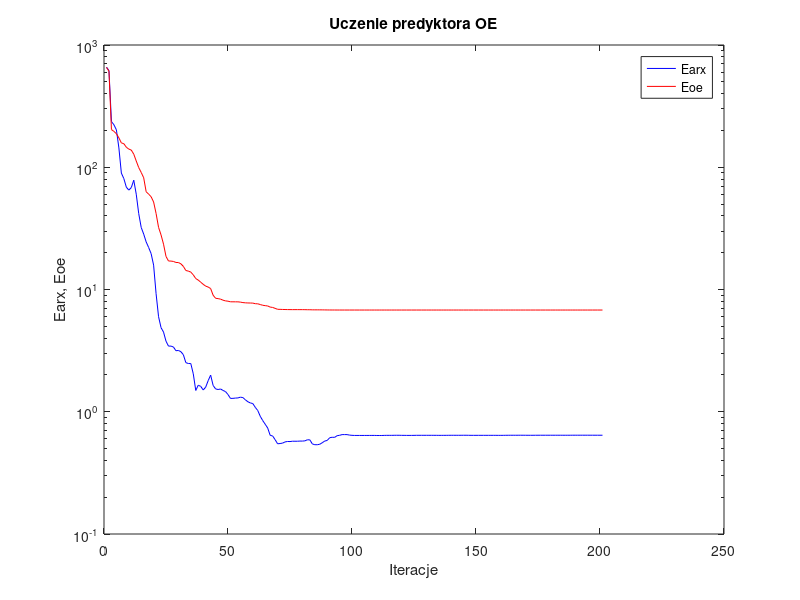
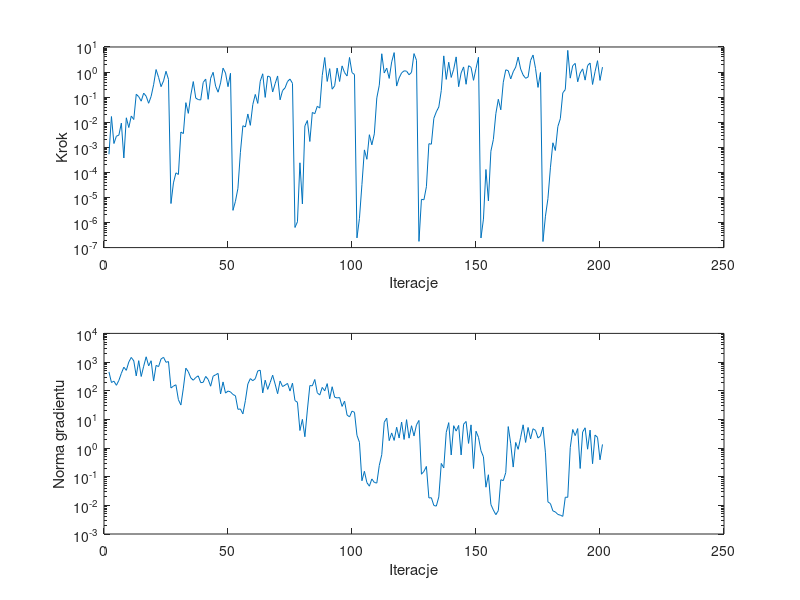

MATLAB code to generate these figures, in order:
%uczenie predyktora oe
clear all;
n=0; farx(n+1)=6.587359e+002; foe(n+1)=6.555706e+002; wspucz(n+1)=0.000000e+000; ng(n+1)=0.000000e+000;
%odnowa zmiennej metryki
n=1; farx(n+1)=6.183399e+002; foe(n+1)=6.109172e+002; krok(n+1)=5.276810e-004; ng(n+1)=4.532090e+002;
n=2; farx(n+1)=2.364244e+002; foe(n+1)=2.032975e+002; krok(n+1)=1.684825e-002; ng(n+1)=1.938887e+002;
n=3; farx(n+1)=2.226879e+002; foe(n+1)=1.964860e+002; krok(n+1)=1.413789e-003; ng(n+1)=2.147682e+002;
n=4; farx(n+1)=2.021123e+002; foe(n+1)=1.881003e+002; krok(n+1)=2.774090e-003; ng(n+1)=1.545376e+002;
n=5; farx(n+1)=1.439754e+002; foe(n+1)=1.740101e+002; krok(n+1)=3.065383e-003; ng(n+1)=2.301518e+002;
n=6; farx(n+1)=8.957232e+001; foe(n+1)=1.581653e+002; krok(n+1)=9.195867e-003; ng(n+1)=4.051661e+002;
n=7; farx(n+1)=8.075630e+001; foe(n+1)=1.558583e+002; krok(n+1)=3.748417e-004; ng(n+1)=6.622458e+002;
n=8; farx(n+1)=6.875061e+001; foe(n+1)=1.457686e+002; krok(n+1)=1.501192e-002; ng(n+1)=5.138192e+002;
n=9; farx(n+1)=6.500909e+001; foe(n+1)=1.407868e+002; krok(n+1)=6.130766e-003; ng(n+1)=1.005633e+003;
n=10; farx(n+1)=6.815890e+001; foe(n+1)=1.382340e+002; krok(n+1)=1.767909e-002; ng(n+1)=1.450922e+003;
n=11; farx(n+1)=7.835559e+001; foe(n+1)=1.279414e+002; krok(n+1)=1.280590e-002; ng(n+1)=1.102120e+003;
n=12; farx(n+1)=6.020537e+001; foe(n+1)=1.124912e+002; krok(n+1)=1.300904e-001; ng(n+1)=3.283907e+002;
n=13; farx(n+1)=4.176558e+001; foe(n+1)=9.936126e+001; krok(n+1)=1.044603e-001; ng(n+1)=1.118166e+003;
n=14; farx(n+1)=3.219010e+001; foe(n+1)=9.070202e+001; krok(n+1)=6.900644e-002; ng(n+1)=3.137021e+002;
n=15; farx(n+1)=2.839861e+001; foe(n+1)=8.202242e+001; krok(n+1)=1.447238e-001; ng(n+1)=7.146888e+002;
n=16; farx(n+1)=2.451690e+001; foe(n+1)=6.301379e+001; krok(n+1)=1.090928e-001; ng(n+1)=1.525422e+003;
n=17; farx(n+1)=2.205899e+001; foe(n+1)=6.026263e+001; krok(n+1)=5.695205e-002; ng(n+1)=7.363189e+002;
n=18; farx(n+1)=1.966335e+001; foe(n+1)=5.735664e+001; krok(n+1)=1.072012e-001; ng(n+1)=1.110626e+003;
n=19; farx(n+1)=1.583161e+001; foe(n+1)=5.201614e+001; krok(n+1)=3.106282e-001; ng(n+1)=2.176416e+002;
n=20; farx(n+1)=9.239638e+000; foe(n+1)=4.186721e+001; krok(n+1)=1.261180e+000; ng(n+1)=7.644047e+002;
n=21; farx(n+1)=5.990072e+000; foe(n+1)=3.221978e+001; krok(n+1)=6.183220e-001; ng(n+1)=6.938321e+002;
n=22; farx(n+1)=4.873237e+000; foe(n+1)=2.797319e+001; krok(n+1)=2.615920e-001; ng(n+1)=1.279761e+003;
n=23; farx(n+1)=4.485736e+000; foe(n+1)=2.349122e+001; krok(n+1)=4.429176e-001; ng(n+1)=1.464575e+003;
n=24; farx(n+1)=3.776781e+000; foe(n+1)=1.864786e+001; krok(n+1)=1.075480e+000; ng(n+1)=9.799761e+002;
n=25; farx(n+1)=3.443298e+000; foe(n+1)=1.710796e+001; krok(n+1)=5.107206e-001; ng(n+1)=1.040181e+003;
%odnowa zmiennej metryki
n=26; farx(n+1)=3.445246e+000; foe(n+1)=1.708331e+001; krok(n+1)=5.714341e-006; ng(n+1)=1.243140e+002;
n=27; farx(n+1)=3.385282e+000; foe(n+1)=1.696367e+001; krok(n+1)=3.812652e-005; ng(n+1)=1.447671e+002;
n=28; farx(n+1)=3.156751e+000; foe(n+1)=1.664065e+001; krok(n+1)=9.580102e-005; ng(n+1)=1.609543e+002;
n=29; farx(n+1)=3.172246e+000; foe(n+1)=1.662190e+001; krok(n+1)=8.238644e-005; ng(n+1)=4.859304e+001;
n=30; farx(n+1)=3.100790e+000; foe(n+1)=1.622571e+001; krok(n+1)=4.065324e-003; ng(n+1)=3.165959e+001;
n=31; farx(n+1)=2.927302e+000; foe(n+1)=1.545613e+001; krok(n+1)=3.516052e-003; ng(n+1)=1.235609e+002;
n=32; farx(n+1)=2.521442e+000; foe(n+1)=1.430407e+001; krok(n+1)=6.024636e-002; ng(n+1)=6.136875e+002;
n=33; farx(n+1)=2.481642e+000; foe(n+1)=1.414198e+001; krok(n+1)=2.254527e-002; ng(n+1)=4.590728e+002;
n=34; farx(n+1)=2.479168e+000; foe(n+1)=1.387880e+001; krok(n+1)=1.209148e-001; ng(n+1)=2.793255e+002;
n=35; farx(n+1)=2.042426e+000; foe(n+1)=1.317895e+001; krok(n+1)=4.178411e-001; ng(n+1)=2.321729e+002;
n=36; farx(n+1)=1.493417e+000; foe(n+1)=1.228480e+001; krok(n+1)=9.137743e-002; ng(n+1)=2.895120e+002;
n=37; farx(n+1)=1.647962e+000; foe(n+1)=1.194353e+001; krok(n+1)=8.005809e-002; ng(n+1)=3.300781e+002;
n=38; farx(n+1)=1.613483e+000; foe(n+1)=1.147367e+001; krok(n+1)=7.694633e-002; ng(n+1)=1.909307e+002;
n=39; farx(n+1)=1.507214e+000; foe(n+1)=1.102822e+001; krok(n+1)=3.854790e-001; ng(n+1)=1.964695e+002;
n=40; farx(n+1)=1.588853e+000; foe(n+1)=1.065433e+001; krok(n+1)=5.249576e-001; ng(n+1)=3.153083e+002;
n=41; farx(n+1)=1.796117e+000; foe(n+1)=1.047743e+001; krok(n+1)=8.191626e-002; ng(n+1)=2.474813e+002;
n=42; farx(n+1)=1.994772e+000; foe(n+1)=1.017759e+001; krok(n+1)=5.676809e-001; ng(n+1)=1.435823e+002;
n=43; farx(n+1)=1.641472e+000; foe(n+1)=8.979149e+000; krok(n+1)=9.769152e-001; ng(n+1)=3.206083e+002;
n=44; farx(n+1)=1.537895e+000; foe(n+1)=8.475487e+000; krok(n+1)=2.730638e-001; ng(n+1)=3.589351e+002;
n=45; farx(n+1)=1.520332e+000; foe(n+1)=8.422939e+000; krok(n+1)=1.573255e-001; ng(n+1)=4.009128e+002;
n=46; farx(n+1)=1.535127e+000; foe(n+1)=8.340123e+000; krok(n+1)=3.693268e-001; ng(n+1)=7.731611e+001;
n=47; farx(n+1)=1.493959e+000; foe(n+1)=8.176866e+000; krok(n+1)=1.435731e+000; ng(n+1)=2.025769e+002;
n=48; farx(n+1)=1.461723e+000; foe(n+1)=8.072241e+000; krok(n+1)=9.169512e-001; ng(n+1)=8.247678e+001;
n=49; farx(n+1)=1.382701e+000; foe(n+1)=8.022210e+000; krok(n+1)=2.615920e-001; ng(n+1)=9.743514e+001;
n=50; farx(n+1)=1.285485e+000; foe(n+1)=7.934008e+000; krok(n+1)=8.922169e-001; ng(n+1)=9.105896e+001;
%odnowa zmiennej metryki
n=51; farx(n+1)=1.287151e+000; foe(n+1)=7.931914e+000; krok(n+1)=3.054530e-006; ng(n+1)=7.380414e+001;
n=52; farx(n+1)=1.294181e+000; foe(n+1)=7.927816e+000; krok(n+1)=7.051810e-006; ng(n+1)=6.670307e+001;
n=53; farx(n+1)=1.297219e+000; foe(n+1)=7.926556e+000; krok(n+1)=2.310648e-005; ng(n+1)=2.245190e+001;
n=54; farx(n+1)=1.315818e+000; foe(n+1)=7.884731e+000; krok(n+1)=6.328553e-004; ng(n+1)=2.298663e+001;
n=55; farx(n+1)=1.306136e+000; foe(n+1)=7.817290e+000; krok(n+1)=7.242402e-003; ng(n+1)=1.554445e+001;
n=56; farx(n+1)=1.252878e+000; foe(n+1)=7.780889e+000; krok(n+1)=6.450159e-003; ng(n+1)=4.485921e+001;
n=57; farx(n+1)=1.207436e+000; foe(n+1)=7.761789e+000; krok(n+1)=2.128042e-002; ng(n+1)=1.708339e+002;
n=58; farx(n+1)=1.180823e+000; foe(n+1)=7.753390e+000; krok(n+1)=7.504897e-003; ng(n+1)=2.644118e+002;
n=59; farx(n+1)=1.166856e+000; foe(n+1)=7.740722e+000; krok(n+1)=5.055608e-002; ng(n+1)=2.236209e+002;
n=60; farx(n+1)=1.086601e+000; foe(n+1)=7.654231e+000; krok(n+1)=1.282857e-001; ng(n+1)=2.624219e+002;
n=61; farx(n+1)=1.023441e+000; foe(n+1)=7.636930e+000; krok(n+1)=5.623415e-002; ng(n+1)=4.904160e+002;
n=62; farx(n+1)=9.189489e-001; foe(n+1)=7.533884e+000; krok(n+1)=4.321320e-001; ng(n+1)=5.195016e+002;
n=63; farx(n+1)=8.470534e-001; foe(n+1)=7.430774e+000; krok(n+1)=8.536620e-001; ng(n+1)=8.359010e+001;
n=64; farx(n+1)=7.904554e-001; foe(n+1)=7.378362e+000; krok(n+1)=9.760941e-002; ng(n+1)=2.333224e+002;
n=65; farx(n+1)=7.362009e-001; foe(n+1)=7.333762e+000; krok(n+1)=6.954939e-001; ng(n+1)=1.112435e+002;
n=66; farx(n+1)=6.417286e-001; foe(n+1)=7.180457e+000; krok(n+1)=6.340524e-001; ng(n+1)=1.922799e+002;
n=67; farx(n+1)=6.338106e-001; foe(n+1)=7.134478e+000; krok(n+1)=1.601162e-001; ng(n+1)=3.483300e+002;
n=68; farx(n+1)=5.909826e-001; foe(n+1)=7.009950e+000; krok(n+1)=3.435737e-001; ng(n+1)=1.708143e+002;
n=69; farx(n+1)=5.470092e-001; foe(n+1)=6.887275e+000; krok(n+1)=6.986165e-001; ng(n+1)=7.852967e+001;
n=70; farx(n+1)=5.496609e-001; foe(n+1)=6.880504e+000; krok(n+1)=7.822596e-002; ng(n+1)=2.178463e+002;
n=71; farx(n+1)=5.540643e-001; foe(n+1)=6.866559e+000; krok(n+1)=1.827549e-001; ng(n+1)=1.397216e+002;
n=72; farx(n+1)=5.664581e-001; foe(n+1)=6.858492e+000; krok(n+1)=2.340680e-001; ng(n+1)=1.566367e+002;
n=73; farx(n+1)=5.711232e-001; foe(n+1)=6.851779e+000; krok(n+1)=4.206609e-001; ng(n+1)=1.798337e+002;
n=74; farx(n+1)=5.704120e-001; foe(n+1)=6.847712e+000; krok(n+1)=5.249576e-001; ng(n+1)=9.749616e+001;
n=75; farx(n+1)=5.740148e-001; foe(n+1)=6.845149e+000; krok(n+1)=3.550835e-001; ng(n+1)=1.836665e+002;
%odnowa zmiennej metryki
n=76; farx(n+1)=5.738723e-001; foe(n+1)=6.844982e+000; krok(n+1)=6.343216e-007; ng(n+1)=4.512974e+001;
n=77; farx(n+1)=5.738985e-001; foe(n+1)=6.844812e+000; krok(n+1)=1.068253e-006; ng(n+1)=3.945873e+001;
n=78; farx(n+1)=5.757444e-001; foe(n+1)=6.844275e+000; krok(n+1)=2.405530e-004; ng(n+1)=4.086307e+000;
n=79; farx(n+1)=5.755205e-001; foe(n+1)=6.844195e+000; krok(n+1)=5.519987e-006; ng(n+1)=1.000533e+001;
n=80; farx(n+1)=5.779892e-001; foe(n+1)=6.839573e+000; krok(n+1)=7.117955e-003; ng(n+1)=2.474601e+000;
n=81; farx(n+1)=5.897993e-001; foe(n+1)=6.831581e+000; krok(n+1)=1.167289e-002; ng(n+1)=2.116547e+001;
n=82; farx(n+1)=5.891726e-001; foe(n+1)=6.831021e+000; krok(n+1)=1.704775e-003; ng(n+1)=1.515178e+002;
n=83; farx(n+1)=5.456032e-001; foe(n+1)=6.818858e+000; krok(n+1)=2.452306e-002; ng(n+1)=1.478459e+002;
n=84; farx(n+1)=5.376922e-001; foe(n+1)=6.817502e+000; krok(n+1)=2.191235e-002; ng(n+1)=2.464209e+002;
n=85; farx(n+1)=5.373473e-001; foe(n+1)=6.817369e+000; krok(n+1)=4.321748e-002; ng(n+1)=8.484378e+001;
n=86; farx(n+1)=5.422720e-001; foe(n+1)=6.815862e+000; krok(n+1)=3.670029e-002; ng(n+1)=7.082517e+001;
n=87; farx(n+1)=5.578052e-001; foe(n+1)=6.813800e+000; krok(n+1)=7.310195e-001; ng(n+1)=1.303872e+002;
n=88; farx(n+1)=5.758686e-001; foe(n+1)=6.807844e+000; krok(n+1)=3.798149e+000; ng(n+1)=9.911808e+001;
n=89; farx(n+1)=5.826286e-001; foe(n+1)=6.803868e+000; krok(n+1)=4.228884e-001; ng(n+1)=1.768249e+002;
n=90; farx(n+1)=6.131094e-001; foe(n+1)=6.799406e+000; krok(n+1)=1.371110e+000; ng(n+1)=5.222726e+001;
n=91; farx(n+1)=6.185453e-001; foe(n+1)=6.797928e+000; krok(n+1)=2.079006e-001; ng(n+1)=1.375900e+002;
n=92; farx(n+1)=6.174601e-001; foe(n+1)=6.796968e+000; krok(n+1)=2.833785e-001; ng(n+1)=5.938360e+001;
n=93; farx(n+1)=6.371662e-001; foe(n+1)=6.795009e+000; krok(n+1)=1.445753e+000; ng(n+1)=5.599835e+001;
n=94; farx(n+1)=6.417022e-001; foe(n+1)=6.794662e+000; krok(n+1)=4.213257e-001; ng(n+1)=5.781240e+001;
n=95; farx(n+1)=6.501526e-001; foe(n+1)=6.794058e+000; krok(n+1)=1.762425e+000; ng(n+1)=2.829034e+001;
n=96; farx(n+1)=6.503779e-001; foe(n+1)=6.793898e+000; krok(n+1)=9.528451e-001; ng(n+1)=4.340272e+001;
n=97; farx(n+1)=6.502319e-001; foe(n+1)=6.793770e+000; krok(n+1)=6.954939e-001; ng(n+1)=1.423703e+001;
n=98; farx(n+1)=6.442630e-001; foe(n+1)=6.793535e+000; krok(n+1)=3.830695e+000; ng(n+1)=1.217527e+001;
n=99; farx(n+1)=6.414553e-001; foe(n+1)=6.793428e+000; krok(n+1)=9.526777e-001; ng(n+1)=1.938562e+001;
n=100; farx(n+1)=6.400661e-001; foe(n+1)=6.793380e+000; krok(n+1)=7.970783e-001; ng(n+1)=1.760047e+001;
%odnowa zmiennej metryki
n=101; farx(n+1)=6.400623e-001; foe(n+1)=6.793380e+000; krok(n+1)=2.435870e-007; ng(n+1)=2.777659e+000;
n=102; farx(n+1)=6.400583e-001; foe(n+1)=6.793379e+000; krok(n+1)=1.457081e-006; ng(n+1)=1.585284e+000;
n=103; farx(n+1)=6.400513e-001; foe(n+1)=6.793379e+000; krok(n+1)=3.251553e-005; ng(n+1)=7.205597e-002;
n=104; farx(n+1)=6.400860e-001; foe(n+1)=6.793377e+000; krok(n+1)=7.867177e-004; ng(n+1)=1.543188e-001;
n=105; farx(n+1)=6.401171e-001; foe(n+1)=6.793377e+000; krok(n+1)=3.325065e-004; ng(n+1)=6.233915e-002;
n=106; farx(n+1)=6.402344e-001; foe(n+1)=6.793376e+000; krok(n+1)=3.174920e-003; ng(n+1)=4.667126e-002;
n=107; farx(n+1)=6.403664e-001; foe(n+1)=6.793375e+000; krok(n+1)=1.250908e-003; ng(n+1)=8.343328e-002;
n=108; farx(n+1)=6.404229e-001; foe(n+1)=6.793375e+000; krok(n+1)=3.427028e-003; ng(n+1)=6.292979e-002;
n=109; farx(n+1)=6.396504e-001; foe(n+1)=6.793373e+000; krok(n+1)=9.338312e-002; ng(n+1)=5.984790e-002;
n=110; farx(n+1)=6.394481e-001; foe(n+1)=6.793372e+000; krok(n+1)=2.985161e-001; ng(n+1)=2.471963e-001;
n=111; farx(n+1)=6.395572e-001; foe(n+1)=6.793367e+000; krok(n+1)=5.368651e+000; ng(n+1)=5.861626e-001;
n=112; farx(n+1)=6.406311e-001; foe(n+1)=6.793363e+000; krok(n+1)=9.205345e-001; ng(n+1)=7.957577e+000;
n=113; farx(n+1)=6.412718e-001; foe(n+1)=6.793359e+000; krok(n+1)=1.435748e+000; ng(n+1)=1.103194e+001;
n=114; farx(n+1)=6.412385e-001; foe(n+1)=6.793357e+000; krok(n+1)=5.570755e-001; ng(n+1)=1.809872e+000;
n=115; farx(n+1)=6.412151e-001; foe(n+1)=6.793356e+000; krok(n+1)=2.538159e+000; ng(n+1)=3.366813e+000;
n=116; farx(n+1)=6.418467e-001; foe(n+1)=6.793354e+000; krok(n+1)=5.969465e+000; ng(n+1)=1.842971e+000;
n=117; farx(n+1)=6.421473e-001; foe(n+1)=6.793352e+000; krok(n+1)=2.760258e-001; ng(n+1)=5.306840e+000;
n=118; farx(n+1)=6.420804e-001; foe(n+1)=6.793350e+000; krok(n+1)=5.821767e-001; ng(n+1)=2.235489e+000;
n=119; farx(n+1)=6.412525e-001; foe(n+1)=6.793346e+000; krok(n+1)=9.282331e-001; ng(n+1)=8.067041e+000;
n=120; farx(n+1)=6.411038e-001; foe(n+1)=6.793342e+000; krok(n+1)=1.119298e+000; ng(n+1)=1.989463e+000;
n=121; farx(n+1)=6.406286e-001; foe(n+1)=6.793336e+000; krok(n+1)=1.090115e+000; ng(n+1)=9.769285e+000;
n=122; farx(n+1)=6.405392e-001; foe(n+1)=6.793335e+000; krok(n+1)=7.808753e-001; ng(n+1)=2.210407e+000;
n=123; farx(n+1)=6.406491e-001; foe(n+1)=6.793335e+000; krok(n+1)=9.730681e-001; ng(n+1)=6.003167e+000;
n=124; farx(n+1)=6.410351e-001; foe(n+1)=6.793333e+000; krok(n+1)=5.447786e+000; ng(n+1)=2.633982e+000;
n=125; farx(n+1)=6.416962e-001; foe(n+1)=6.793328e+000; krok(n+1)=2.953163e+000; ng(n+1)=6.444127e+000;
%odnowa zmiennej metryki
n=126; farx(n+1)=6.417046e-001; foe(n+1)=6.793326e+000; krok(n+1)=1.771100e-007; ng(n+1)=9.169272e+000;
n=127; farx(n+1)=6.417110e-001; foe(n+1)=6.793326e+000; krok(n+1)=8.423638e-006; ng(n+1)=1.218275e-001;
n=128; farx(n+1)=6.417177e-001; foe(n+1)=6.793326e+000; krok(n+1)=8.058704e-006; ng(n+1)=1.533080e-001;
n=129; farx(n+1)=6.417320e-001; foe(n+1)=6.793326e+000; krok(n+1)=2.676955e-005; ng(n+1)=2.280068e-001;
n=130; farx(n+1)=6.417173e-001; foe(n+1)=6.793326e+000; krok(n+1)=1.389400e-003; ng(n+1)=1.814577e-002;
n=131; farx(n+1)=6.417044e-001; foe(n+1)=6.793326e+000; krok(n+1)=1.329544e-003; ng(n+1)=1.842096e-002;
n=132; farx(n+1)=6.415647e-001; foe(n+1)=6.793326e+000; krok(n+1)=1.428969e-002; ng(n+1)=9.894230e-003;
n=133; farx(n+1)=6.415215e-001; foe(n+1)=6.793326e+000; krok(n+1)=2.600932e-002; ng(n+1)=9.418537e-003;
n=134; farx(n+1)=6.411056e-001; foe(n+1)=6.793325e+000; krok(n+1)=4.050274e-002; ng(n+1)=1.970868e-002;
n=135; farx(n+1)=6.411604e-001; foe(n+1)=6.793325e+000; krok(n+1)=1.846634e-001; ng(n+1)=2.906787e-001;
n=136; farx(n+1)=6.413125e-001; foe(n+1)=6.793324e+000; krok(n+1)=4.416412e+000; ng(n+1)=2.025167e-001;
n=137; farx(n+1)=6.414333e-001; foe(n+1)=6.793323e+000; krok(n+1)=5.101414e-001; ng(n+1)=3.519120e+000;
n=138; farx(n+1)=6.418276e-001; foe(n+1)=6.793320e+000; krok(n+1)=2.465522e+000; ng(n+1)=7.684948e+000;
n=139; farx(n+1)=6.420167e-001; foe(n+1)=6.793319e+000; krok(n+1)=6.094694e-001; ng(n+1)=5.722161e-001;
n=140; farx(n+1)=6.420642e-001; foe(n+1)=6.793317e+000; krok(n+1)=1.296088e+000; ng(n+1)=6.021443e+000;
n=141; farx(n+1)=6.419795e-001; foe(n+1)=6.793313e+000; krok(n+1)=4.024541e+000; ng(n+1)=3.893615e+000;
n=142; farx(n+1)=6.418939e-001; foe(n+1)=6.793312e+000; krok(n+1)=2.611580e-001; ng(n+1)=6.152414e+000;
n=143; farx(n+1)=6.420568e-001; foe(n+1)=6.793309e+000; krok(n+1)=9.270274e-001; ng(n+1)=5.737405e-001;
n=144; farx(n+1)=6.423315e-001; foe(n+1)=6.793306e+000; krok(n+1)=1.598536e+000; ng(n+1)=6.785509e+000;
n=145; farx(n+1)=6.423804e-001; foe(n+1)=6.793305e+000; krok(n+1)=3.261226e-001; ng(n+1)=8.446921e+000;
n=146; farx(n+1)=6.418985e-001; foe(n+1)=6.793301e+000; krok(n+1)=1.791582e+000; ng(n+1)=1.449610e+000;
n=147; farx(n+1)=6.414033e-001; foe(n+1)=6.793299e+000; krok(n+1)=1.545005e+000; ng(n+1)=6.426573e+000;
n=148; farx(n+1)=6.413041e-001; foe(n+1)=6.793299e+000; krok(n+1)=4.686024e-001; ng(n+1)=1.934299e-001;
n=149; farx(n+1)=6.414690e-001; foe(n+1)=6.793298e+000; krok(n+1)=1.386016e+000; ng(n+1)=3.851717e+000;
n=150; farx(n+1)=6.414549e-001; foe(n+1)=6.793298e+000; krok(n+1)=3.897959e+000; ng(n+1)=2.369645e+000;
%odnowa zmiennej metryki
n=151; farx(n+1)=6.414561e-001; foe(n+1)=6.793297e+000; krok(n+1)=2.420718e-007; ng(n+1)=8.088705e-001;
n=152; farx(n+1)=6.414573e-001; foe(n+1)=6.793297e+000; krok(n+1)=1.366464e-006; ng(n+1)=4.961550e-001;
n=153; farx(n+1)=6.414696e-001; foe(n+1)=6.793297e+000; krok(n+1)=1.298332e-004; ng(n+1)=4.295684e-002;
n=154; farx(n+1)=6.414684e-001; foe(n+1)=6.793297e+000; krok(n+1)=7.304702e-006; ng(n+1)=1.170191e-001;
n=155; farx(n+1)=6.414658e-001; foe(n+1)=6.793297e+000; krok(n+1)=6.946998e-004; ng(n+1)=1.073852e-002;
n=156; farx(n+1)=6.414685e-001; foe(n+1)=6.793297e+000; krok(n+1)=2.048333e-003; ng(n+1)=6.862513e-003;
n=157; farx(n+1)=6.414590e-001; foe(n+1)=6.793297e+000; krok(n+1)=2.191235e-002; ng(n+1)=4.726852e-003;
n=158; farx(n+1)=6.411281e-001; foe(n+1)=6.793297e+000; krok(n+1)=8.222485e-002; ng(n+1)=6.560478e-003;
n=159; farx(n+1)=6.411725e-001; foe(n+1)=6.793297e+000; krok(n+1)=3.128609e-002; ng(n+1)=7.842399e-002;
n=160; farx(n+1)=6.413396e-001; foe(n+1)=6.793297e+000; krok(n+1)=3.923690e-001; ng(n+1)=7.264748e-002;
n=161; farx(n+1)=6.419472e-001; foe(n+1)=6.793294e+000; krok(n+1)=1.229131e+000; ng(n+1)=1.394836e-001;
n=162; farx(n+1)=6.421877e-001; foe(n+1)=6.793293e+000; krok(n+1)=1.131462e+000; ng(n+1)=5.597926e+000;
n=163; farx(n+1)=6.424141e-001; foe(n+1)=6.793292e+000; krok(n+1)=5.327583e-001; ng(n+1)=1.404362e+000;
n=164; farx(n+1)=6.424131e-001; foe(n+1)=6.793292e+000; krok(n+1)=1.025225e+000; ng(n+1)=2.166716e-001;
n=165; farx(n+1)=6.422813e-001; foe(n+1)=6.793292e+000; krok(n+1)=1.569476e+000; ng(n+1)=1.565432e+000;
n=166; farx(n+1)=6.425245e-001; foe(n+1)=6.793291e+000; krok(n+1)=3.962413e+000; ng(n+1)=9.006469e-001;
n=167; farx(n+1)=6.426351e-001; foe(n+1)=6.793290e+000; krok(n+1)=1.324463e+000; ng(n+1)=2.372456e+000;
n=168; farx(n+1)=6.425083e-001; foe(n+1)=6.793287e+000; krok(n+1)=7.655551e-001; ng(n+1)=6.457020e+000;
n=169; farx(n+1)=6.423146e-001; foe(n+1)=6.793286e+000; krok(n+1)=5.642809e-001; ng(n+1)=1.569067e+000;
n=170; farx(n+1)=6.420696e-001; foe(n+1)=6.793285e+000; krok(n+1)=6.335709e-001; ng(n+1)=5.221556e+000;
n=171; farx(n+1)=6.419254e-001; foe(n+1)=6.793285e+000; krok(n+1)=2.891506e+000; ng(n+1)=2.081939e+000;
n=172; farx(n+1)=6.420541e-001; foe(n+1)=6.793283e+000; krok(n+1)=4.776257e+000; ng(n+1)=4.704597e+000;
n=173; farx(n+1)=6.423587e-001; foe(n+1)=6.793282e+000; krok(n+1)=1.402391e+000; ng(n+1)=4.113747e+000;
n=174; farx(n+1)=6.425135e-001; foe(n+1)=6.793281e+000; krok(n+1)=2.443912e-001; ng(n+1)=2.229900e+000;
n=175; farx(n+1)=6.426033e-001; foe(n+1)=6.793280e+000; krok(n+1)=9.639418e-001; ng(n+1)=2.636797e+000;
%odnowa zmiennej metryki
n=176; farx(n+1)=6.426077e-001; foe(n+1)=6.793280e+000; krok(n+1)=1.746795e-007; ng(n+1)=5.420967e+000;
n=177; farx(n+1)=6.426053e-001; foe(n+1)=6.793279e+000; krok(n+1)=1.793158e-006; ng(n+1)=6.795802e-001;
n=178; farx(n+1)=6.426045e-001; foe(n+1)=6.793279e+000; krok(n+1)=8.955015e-006; ng(n+1)=1.314727e-002;
n=179; farx(n+1)=6.426015e-001; foe(n+1)=6.793279e+000; krok(n+1)=1.520607e-004; ng(n+1)=1.153795e-002;
n=180; farx(n+1)=6.425997e-001; foe(n+1)=6.793279e+000; krok(n+1)=1.512147e-003; ng(n+1)=6.408302e-003;
n=181; farx(n+1)=6.426004e-001; foe(n+1)=6.793279e+000; krok(n+1)=7.459007e-004; ng(n+1)=5.884221e-003;
n=182; farx(n+1)=6.426028e-001; foe(n+1)=6.793279e+000; krok(n+1)=6.700076e-003; ng(n+1)=4.821654e-003;
n=183; farx(n+1)=6.426131e-001; foe(n+1)=6.793279e+000; krok(n+1)=1.384176e-002; ng(n+1)=4.544588e-003;
n=184; farx(n+1)=6.424672e-001; foe(n+1)=6.793279e+000; krok(n+1)=1.484981e-001; ng(n+1)=4.128351e-003;
n=185; farx(n+1)=6.424692e-001; foe(n+1)=6.793279e+000; krok(n+1)=2.002215e-001; ng(n+1)=1.924698e-002;
n=186; farx(n+1)=6.424866e-001; foe(n+1)=6.793279e+000; krok(n+1)=7.316322e+000; ng(n+1)=1.905304e-002;
n=187; farx(n+1)=6.426018e-001; foe(n+1)=6.793278e+000; krok(n+1)=5.714050e-001; ng(n+1)=1.029183e+000;
n=188; farx(n+1)=6.428686e-001; foe(n+1)=6.793278e+000; krok(n+1)=1.800219e+000; ng(n+1)=4.439410e+000;
n=189; farx(n+1)=6.429233e-001; foe(n+1)=6.793277e+000; krok(n+1)=2.213880e+000; ng(n+1)=2.708804e+000;
n=190; farx(n+1)=6.428850e-001; foe(n+1)=6.793276e+000; krok(n+1)=4.090511e-001; ng(n+1)=4.769422e+000;
n=191; farx(n+1)=6.429287e-001; foe(n+1)=6.793275e+000; krok(n+1)=9.205345e-001; ng(n+1)=1.932300e-001;
n=192; farx(n+1)=6.429586e-001; foe(n+1)=6.793275e+000; krok(n+1)=1.342163e+000; ng(n+1)=3.620466e+000;
n=193; farx(n+1)=6.429460e-001; foe(n+1)=6.793274e+000; krok(n+1)=4.770341e-001; ng(n+1)=5.083847e+000;
n=194; farx(n+1)=6.429513e-001; foe(n+1)=6.793273e+000; krok(n+1)=1.814761e+000; ng(n+1)=9.102328e-001;
n=195; farx(n+1)=6.428534e-001; foe(n+1)=6.793272e+000; krok(n+1)=2.295514e+000; ng(n+1)=4.223681e+000;
n=196; farx(n+1)=6.428251e-001; foe(n+1)=6.793272e+000; krok(n+1)=3.202323e-001; ng(n+1)=2.838366e-001;
n=197; farx(n+1)=6.427450e-001; foe(n+1)=6.793271e+000; krok(n+1)=1.033731e+000; ng(n+1)=2.839770e+000;
n=198; farx(n+1)=6.426778e-001; foe(n+1)=6.793271e+000; krok(n+1)=2.840668e+000; ng(n+1)=2.359853e+000;
n=199; farx(n+1)=6.426497e-001; foe(n+1)=6.793271e+000; krok(n+1)=4.635137e-001; ng(n+1)=3.889810e-001;
n=200; farx(n+1)=6.426613e-001; foe(n+1)=6.793271e+000; krok(n+1)=1.569476e+000; ng(n+1)=1.336933e+000;

figure; semilogy(farx,'b'); hold on; semilogy(foe,'r'); xlabel('Iteracje'); ylabel('Earx, Eoe'); legend('Earx','Eoe'); title('Uczenie predyktora OE');
figure; subplot(2,1,1); semilogy(krok); xlabel('Iteracje'); ylabel('Krok');
subplot(2,1,2); semilogy(ng); xlabel('Iteracje'); ylabel('Norma gradientu');
Earx=farx(n+1)
Eoe=foe(n+1)
